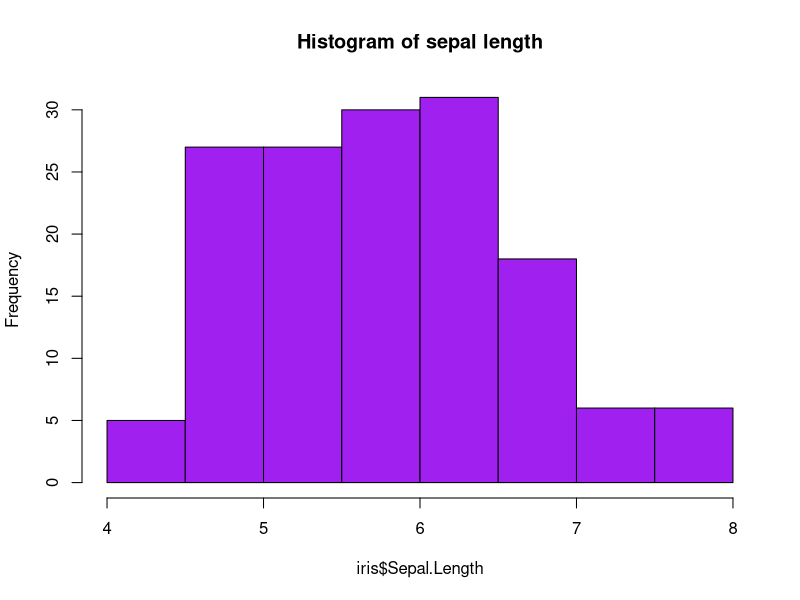
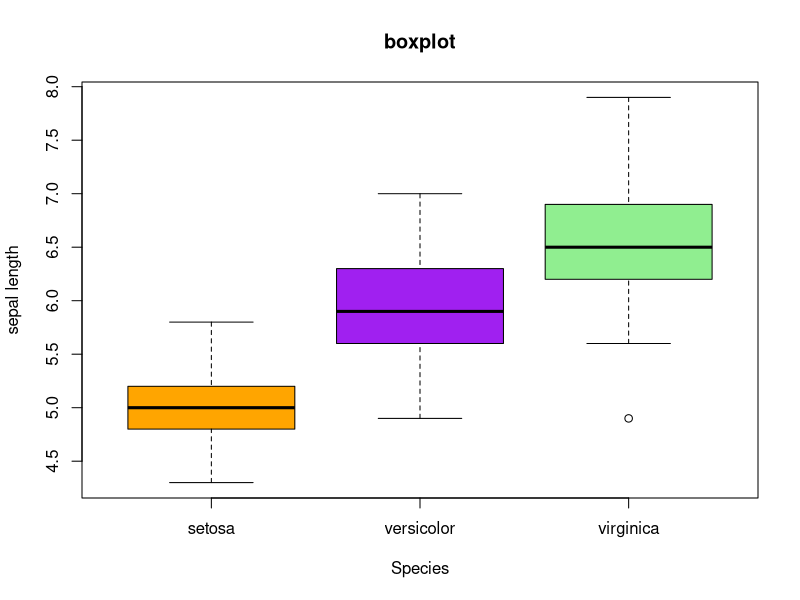
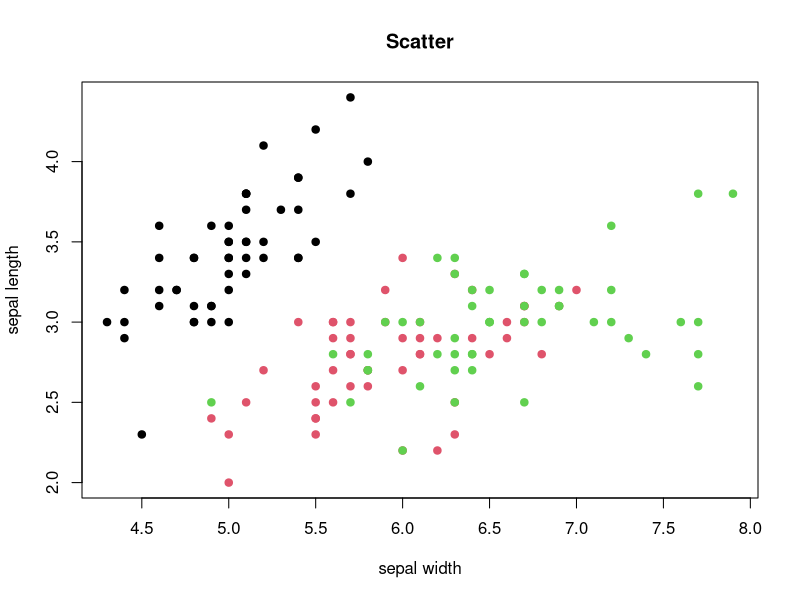

R code for these plots, in order: (Note: this script raises an error after producing the figures.)
View(iris)

hist(iris$Sepal.Length,
     main = "Histogram of sepal length",
     col = "purple",
     border = "black")

boxplot(iris$Sepal.Length~ Species,
        data = iris,
        main = "boxplot",
        ylab = "sepal length",
        col = c("orange","purple",'lightgreen'))

plot(iris$Sepal.Length,
     iris$Sepal.Width,
     main = "Scatter",
     xlab = "sepal width",
     ylab = "sepal length",
     col = iris$Species,
     pch = 19)

Pairs(iris[,1:4],
     main = "pair plot",
     col = iris$Species)

pairs(iris[,1:4],
      main="Pairwise Plot of Iris Dataset",
      col=iris$Species)

species_count <- table(iris$Species)
barplot(species_count,
        main="bar",
        col=c("skyblue","lightyellow","lightpink"),
        xlab = "Species",
        ylab = "count")
